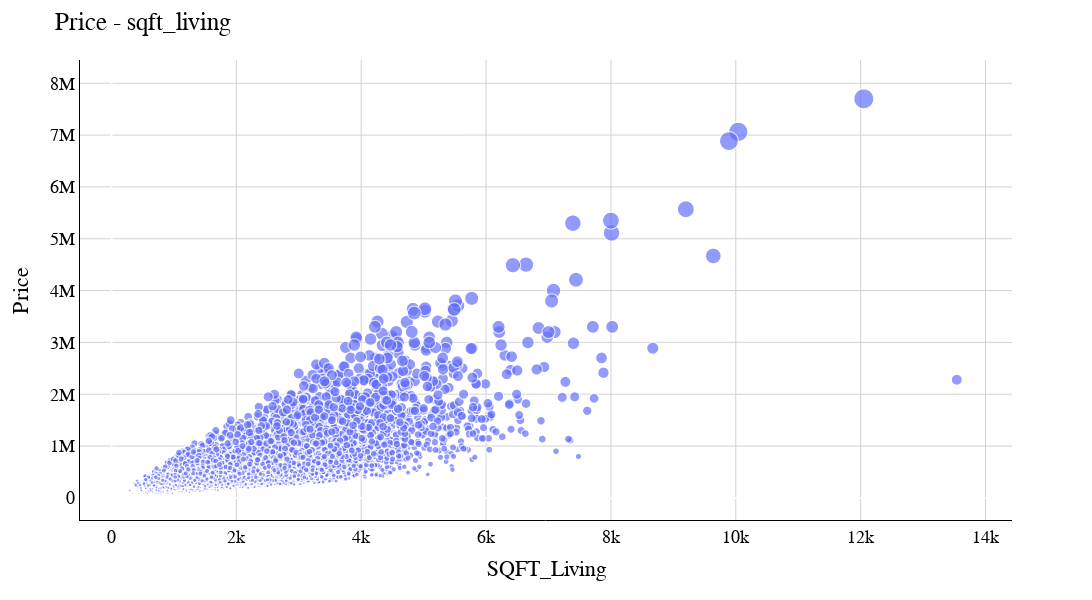

The cell this chart's notebook holds for it:
### Code cell
# Plotando um gráfico de dispersão para checar a relaçao de preço e sqft_living
fig = px.scatter(df, x="sqft_living", y="price", size = "price",
                  width=1400, height=600)


fig.update_layout(title='Price - sqft_living',
                   xaxis_title='SQFT_Living',
                   yaxis_title='Price',
                  plot_bgcolor = 'white',
                  font = {'family': 'Arial','size': 18,'color': 'black'}
                  )

fig.update_xaxes( showgrid=True, gridwidth=1, gridcolor='lightgray',
showline=True, linewidth=1, linecolor='black')

fig.update_yaxes(showgrid=True, gridwidth=1, gridcolor='lightgray',
showline=True, linewidth=1, linecolor='black')

fig.update_yaxes()

fig.show()

### Figure 1 — Plotly figure (JSON) as saved in the notebook; plotly's stock layout.template omitted (floating-point values rounded to 4 significant figures; data arrays with more than 128 entries replaced by an {"elided": "..."} marker saying what was removed)
{"data": [{"hovertemplate": "sqft_living=%{x}<br>price=%{marker.size}<extra></extra>", "legendgroup": "", "marker": {"color": "#636efa", "size": {"elided": "21613 int values"}, "sizemode": "area", "sizeref": 19250, "symbol": "circle"}, "mode": "markers", "name": "", "showlegend": false, "type": "scattergl", "x": {"elided": "21613 int values"}, "xaxis": "x", "y": {"elided": "21613 int values"}, "yaxis": "y"}], "layout": {"font": {"color": "black", "family": "Arial", "size": 18}, "height": 600, "legend": {"itemsizing": "constant", "tracegroupgap": 0}, "margin": {"t": 60}, "plot_bgcolor": "white", "title": {"text": "Price - sqft_living"}, "width": 1400, "xaxis": {"anchor": "y", "domain": [0, 1], "gridcolor": "lightgray", "gridwidth": 1, "linecolor": "black", "linewidth": 1, "showgrid": true, "showline": true, "title": {"text": "SQFT_Living"}}, "yaxis": {"anchor": "x", "domain": [0, 1], "gridcolor": "lightgray", "gridwidth": 1, "linecolor": "black", "linewidth": 1, "showgrid": true, "showline": true, "title": {"text": "Price"}}}}
